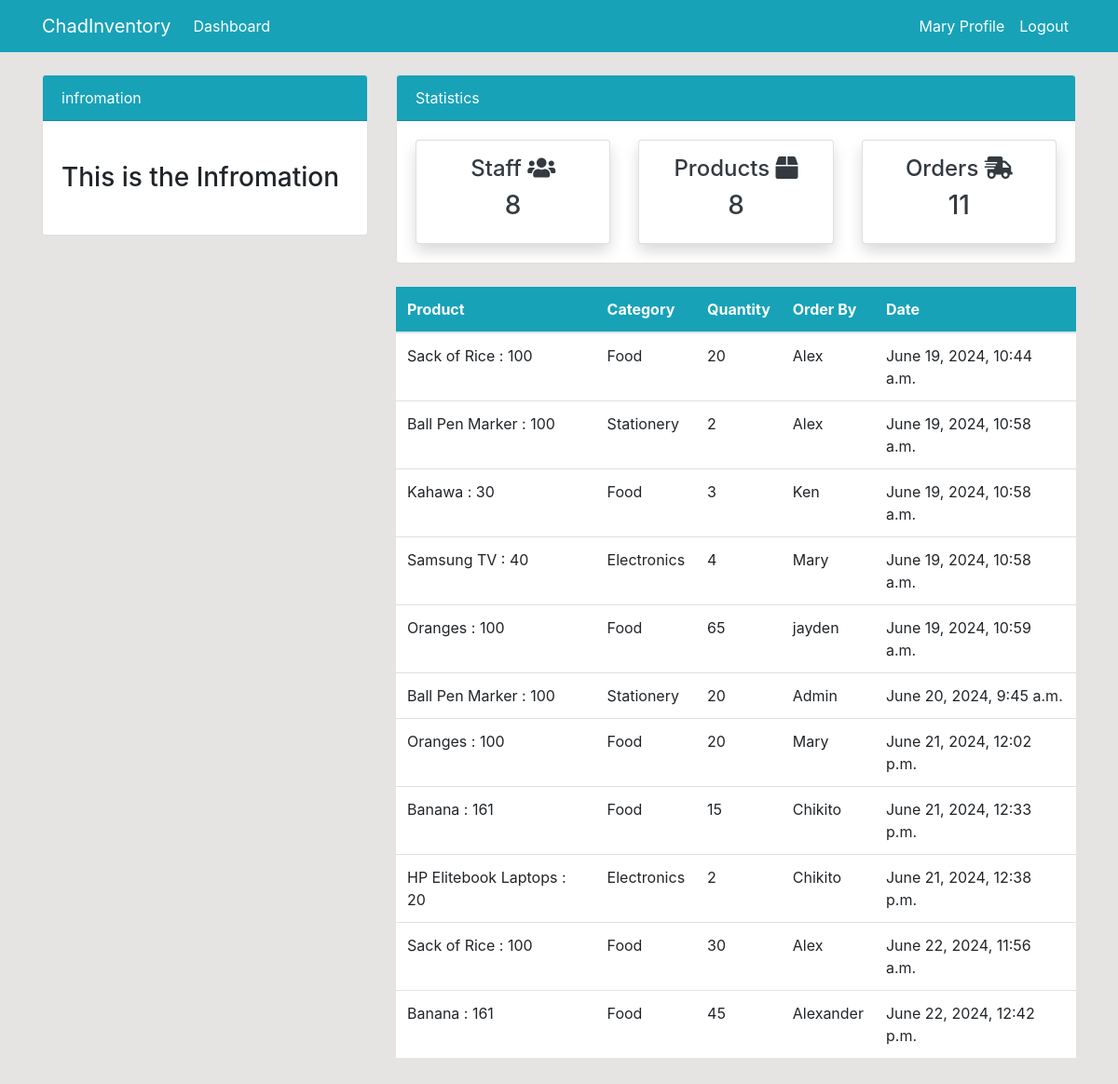
Page /order/ (signed in) on the committed database.
### dashboard/models.py (models this page shows, shortened)
class Order(models.Model):
    Product = models.ForeignKey(Product,on_delete=models.CASCADE, null=True)
    Staff = models.ForeignKey(User, on_delete=models.CASCADE,null=True)
    order_quantity = models.PositiveBigIntegerField(null=True)
    date = models.DateTimeField(auto_now_add=True)
    class Meta:
        verbose_name_plural = 'Order'

class Product(models.Model):
    name = models.CharField(max_length=100,  null=True)
    category = models.CharField(max_length=20, choices=CATEGORY, null=True)
    quantity = models.PositiveBigIntegerField(null=True)
    class Meta:
        verbose_name_plural = 'Product'
    def __str__(self):
        return f'{self.name} : {self.quantity}'

### dashboard/views.py (the view)
# urls.py: path('order/', views.order, name='dashboard-order'),
@login_required
def order(request):
    orders = Order.objects.all()
    orders_count = orders.count()
    workers_count = User.objects.all().count()
    items_count = Product.objects.all().count()
    context = {
        'orders':orders,
        'workers_count':workers_count,
        'orders_count':orders_count,
        'items_count': items_count,
    }
    return render(request, 'dashboard/order.html', context)

### templates/dashboard/order.html (shortened to what this page needs)
{% extends 'partials/base.html'%}
{%block content%}
{% include 'partials/topnav.html'%}
    <div class="container">
        <div class="row my-4">
            <div class="col-md-4">
            </div>
            <div class="col-md-8">
                <table class="table bg-white">
                    <thead class="bg-info">
                      <tr class="text-white">
                        <th scope="col">Product</th>
                        <th scope="col">Category</th>
                        <th scope="col">Quantity</th>
                        <th scope="col">Order By</th>
                        <th scope="col">Date</th>
                      </tr>
                    </thead>
                    <tbody>
                      {% for orders in orders %}
                      <tr>
                        <td>{{orders.Product}}</td>
                        <td>{{orders.Product.category}}</td>
                        <td>{{orders.order_quantity}}</td>
                        <td>
                            {{orders.Staff.username}}
                        </td>
                        <td>
                          {{orders.date}}
                      </td>
                      </tr>
                      {%endfor%}
                    </tbody>
                    </table>
            </div>
        </div>
    </div>
{%endblock%}

### templates/partials/nav.html (shortened to what this page needs)
<nav class="navbar navbar-expand-lg navbar-light bg-info">
    <div class="container">
        {% if request.resolver_match.url_name == 'user-logout' or request.resolver_match.url_name == 'user-login' or request.resolver_match.url_name == 'user-register' %}
            <ul class="navbar-nav ml-auto">
                <li class="nav-item active">
                    <a class="nav-link text-white" href="{% url 'user-register' %}">Register <span class="sr-only">(current)</span></a>
                </li>
                <li class="nav-item">
                    <a class="nav-link text-white" href="{% url 'user-login' %}">Login</a>
                </li>
            </ul>
        {% else %}
            <a class="navbar-brand text-white" href="{% url 'dashboard-index' %}">ChadInventory</a>
            <div class="collapse navbar-collapse" id="navbarSupportedContent">
                <ul class="navbar-nav mr-auto">
                    <li class="nav-item active">
                        <a class="nav-link text-white" href="{% url 'dashboard-index' %}"> Dashboard <span class="sr-only">(current)</span></a>
                    </li>
                </ul>
                {% if user.is_authenticated %}
                    <ul class="navbar-nav ml-auto">
                        <li class="nav-item active">
                            <a class="nav-link text-white" href="{% url 'user-profile'%}">{{user.username}} Profile <span class="sr-only">(current)</span></a>
                        </li>
                        <li class="nav-item">
                            <a class="nav-link text-white" href="{% url 'user-logout' %}">Logout</a>
                        </li>
                    </ul>
                {% endif %}
            </div>
        {% endif %}
    </div>
</nav>

### static/style.css (style rules this page uses)
body { background-color: rgb(230, 227,227); }

### rows in the picture
Order: Product "Sack of Rice : 100", Product.category "Food", order_quantity "20", Staff.username "Alex", date "June 19, 2024, 10:44 a.m."
Order: Product "Ball Pen Marker : 100", Product.category "Stationery", order_quantity "2", Staff.username "Alex", date "June 19, 2024, 10:58 a.m."
Order: Product "Kahawa : 30", Product.category "Food", order_quantity "3", Staff.username "Ken", date "June 19, 2024, 10:58 a.m."
Order: Product "Samsung TV : 40", Product.category "Electronics", order_quantity "4", Staff.username "Mary", date "June 19, 2024, 10:58 a.m."
Order: Product "Oranges : 100", Product.category "Food", order_quantity "65", Staff.username "jayden", date "June 19, 2024, 10:59 a.m."
Order: Product "Ball Pen Marker : 100", Product.category "Stationery", order_quantity "20", Staff.username "Admin", date "June 20, 2024, 9:45 a.m."
Order: Product "Oranges : 100", Product.category "Food", order_quantity "20", Staff.username "Mary", date "June 21, 2024, 12:02 p.m."
Order: Product "Banana : 161", Product.category "Food", order_quantity "15", Staff.username "Chikito", date "June 21, 2024, 12:33 p.m."
Order: Product "HP Elitebook Laptops : 20", Product.category "Electronics", order_quantity "2", Staff.username "Chikito", date "June 21, 2024, 12:38 p.m."
Order: Product "Sack of Rice : 100", Product.category "Food", order_quantity "30", Staff.username "Alex", date "June 22, 2024, 11:56 a.m."
Order: Product "Banana : 161", Product.category "Food", order_quantity "45", Staff.username "Alexander", date "June 22, 2024, 12:42 p.m."

### other values in the picture
{{ user.username }} "Mary"
{{ workers_count }} "8"
{{ items_count }} "8"
{{ orders_count }} "11"
